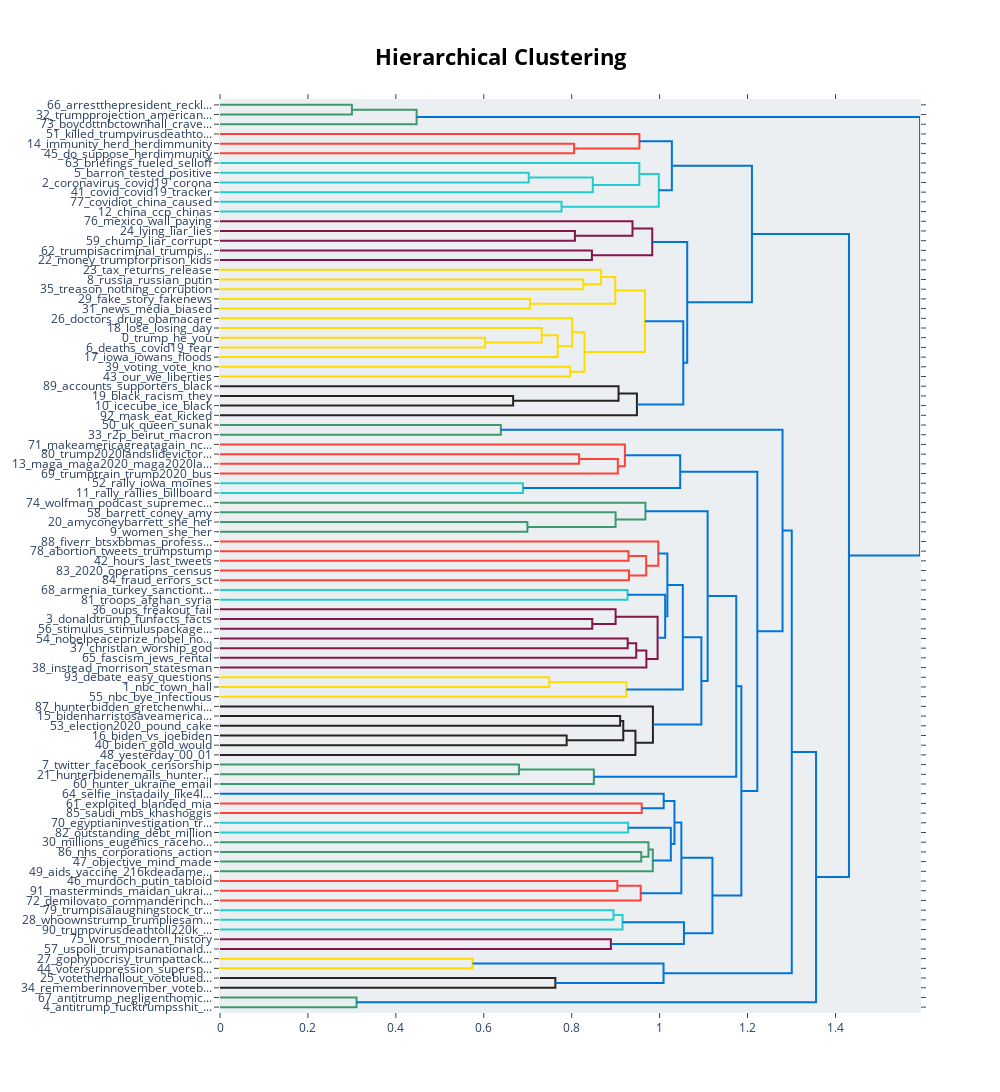

Here is the notebook cell this chart was saved with:
### Code cell
model_eng.visualize_hierarchy()

### Figure 1 — Plotly figure (JSON) as saved in the notebook; plotly's stock layout.template omitted (floating-point values rounded to 4 significant figures)
{"data": [{"hoverinfo": "text", "marker": {"color": "rgb(61,153,112)"}, "mode": "lines", "type": "scatter", "x": [0, 0.3001, 0.3001, 0], "xaxis": "x", "y": [-5, -5, -15, -15], "yaxis": "y"}, {"hoverinfo": "text", "marker": {"color": "rgb(61,153,112)"}, "mode": "lines", "type": "scatter", "x": [0.3001, 0.4472, 0.4472, 0], "xaxis": "x", "y": [-10, -10, -25, -25], "yaxis": "y"}, {"hoverinfo": "text", "marker": {"color": "rgb(255,65,54)"}, "mode": "lines", "type": "scatter", "x": [0, 0.8055, 0.8055, 0], "xaxis": "x", "y": [-45, -45, -55, -55], "yaxis": "y"}, {"hoverinfo": "text", "marker": {"color": "rgb(255,65,54)"}, "mode": "lines", "type": "scatter", "x": [0, 0.954, 0.954, 0.8055], "xaxis": "x", "y": [-35, -35, -50, -50], "yaxis": "y"}, {"hoverinfo": "text", "marker": {"color": "rgb(35,205,205)"}, "mode": "lines", "type": "scatter", "x": [0, 0.7022, 0.7022, 0], "xaxis": "x", "y": [-75, -75, -85, -85], "yaxis": "y"}, {"hoverinfo": "text", "marker": {"color": "rgb(35,205,205)"}, "mode": "lines", "type": "scatter", "x": [0.7022, 0.848, 0.848, 0], "xaxis": "x", "y": [-80, -80, -95, -95], "yaxis": "y"}, {"hoverinfo": "text", "marker": {"color": "rgb(35,205,205)"}, "mode": "lines", "type": "scatter", "x": [0, 0.9538, 0.9538, 0.848], "xaxis": "x", "y": [-65, -65, -87.5, -87.5], "yaxis": "y"}, {"hoverinfo": "text", "marker": {"color": "rgb(35,205,205)"}, "mode": "lines", "type": "scatter", "x": [0, 0.7769, 0.7769, 0], "xaxis": "x", "y": [-105, -105, -115, -115], "yaxis": "y"}, {"hoverinfo": "text", "marker": {"color": "rgb(35,205,205)"}, "mode": "lines", "type": "scatter", "x": [0.9538, 0.998, 0.998, 0.7769], "xaxis": "x", "y": [-76.25, -76.25, -110, -110], "yaxis": "y"}, {"hoverinfo": "text", "marker": {"color": "rgb(0,116,217)"}, "mode": "lines", "type": "scatter", "x": [0.954, 1.028, 1.028, 0.998], "xaxis": "x", "y": [-42.5, -42.5, -93.12, -93.12], "yaxis": "y"}, {"hoverinfo": "text", "marker": {"color": "rgb(133,20,75)"}, "mode": "lines", "type": "scatter", "x": [0, 0.8073, 0.8073, 0], "xaxis": "x", "y": [-135, -135, -145, -145], "yaxis": "y"}, {"hoverinfo": "text", "marker": {"color": "rgb(133,20,75)"}, "mode": "lines", "type": "scatter", "x": [0, 0.9383, 0.9383, 0.8073], "xaxis": "x", "y": [-125, -125, -140, -140], "yaxis": "y"}, {"hoverinfo": "text", "marker": {"color": "rgb(133,20,75)"}, "mode": "lines", "type": "scatter", "x": [0, 0.846, 0.846, 0], "xaxis": "x", "y": [-155, -155, -165, -165], "yaxis": "y"}, {"hoverinfo": "text", "marker": {"color": "rgb(133,20,75)"}, "mode": "lines", "type": "scatter", "x": [0.9383, 0.9833, 0.9833, 0.846], "xaxis": "x", "y": [-132.5, -132.5, -160, -160], "yaxis": "y"}, {"hoverinfo": "text", "marker": {"color": "rgb(255,220,0)"}, "mode": "lines", "type": "scatter", "x": [0, 0.8263, 0.8263, 0], "xaxis": "x", "y": [-185, -185, -195, -195], "yaxis": "y"}, {"hoverinfo": "text", "marker": {"color": "rgb(255,220,0)"}, "mode": "lines", "type": "scatter", "x": [0, 0.8669, 0.8669, 0.8263], "xaxis": "x", "y": [-175, -175, -190, -190], "yaxis": "y"}, {"hoverinfo": "text", "marker": {"color": "rgb(255,220,0)"}, "mode": "lines", "type": "scatter", "x": [0, 0.7052, 0.7052, 0], "xaxis": "x", "y": [-205, -205, -215, -215], "yaxis": "y"}, {"hoverinfo": "text", "marker": {"color": "rgb(255,220,0)"}, "mode": "lines", "type": "scatter", "x": [0.8669, 0.8991, 0.8991, 0.7052], "xaxis": "x", "y": [-182.5, -182.5, -210, -210], "yaxis": "y"}, {"hoverinfo": "text", "marker": {"color": "rgb(255,220,0)"}, "mode": "lines", "type": "scatter", "x": [0, 0.603, 0.603, 0], "xaxis": "x", "y": [-245, -245, -255, -255], "yaxis": "y"}, {"hoverinfo": "text", "marker": {"color": "rgb(255,220,0)"}, "mode": "lines", "type": "scatter", "x": [0, 0.7318, 0.7318, 0.603], "xaxis": "x", "y": [-235, -235, -250, -250], "yaxis": "y"}, {"hoverinfo": "text", "marker": {"color": "rgb(255,220,0)"}, "mode": "lines", "type": "scatter", "x": [0.7318, 0.7682, 0.7682, 0], "xaxis": "x", "y": [-242.5, -242.5, -265, -265], "yaxis": "y"}, {"hoverinfo": "text", "marker": {"color": "rgb(255,220,0)"}, "mode": "lines", "type": "scatter", "x": [0, 0.801, 0.801, 0.7682], "xaxis": "x", "y": [-225, -225, -253.8, -253.8], "yaxis": "y"}, {"hoverinfo": "text", "marker": {"color": "rgb(255,220,0)"}, "mode": "lines", "type": "scatter", "x": [0, 0.7964, 0.7964, 0], "xaxis": "x", "y": [-275, -275, -285, -285], "yaxis": "y"}, {"hoverinfo": "text", "marker": {"color": "rgb(255,220,0)"}, "mode": "lines", "type": "scatter", "x": [0.801, 0.829, 0.829, 0.7964], "xaxis": "x", "y": [-239.4, -239.4, -280, -280], "yaxis": "y"}, {"hoverinfo": "text", "marker": {"color": "rgb(255,220,0)"}, "mode": "lines", "type": "scatter", "x": [0.8991, 0.9665, 0.9665, 0.829], "xaxis": "x", "y": [-196.2, -196.2, -259.7, -259.7], "yaxis": "y"}, {"hoverinfo": "text", "marker": {"color": "rgb(40,35,35)"}, "mode": "lines", "type": "scatter", "x": [0, 0.6668, 0.6668, 0], "xaxis": "x", "y": [-305, -305, -315, -315], "yaxis": "y"}, {"hoverinfo": "text", "marker": {"color": "rgb(40,35,35)"}, "mode": "lines", "type": "scatter", "x": [0, 0.9066, 0.9066, 0.6668], "xaxis": "x", "y": [-295, -295, -310, -310], "yaxis": "y"}, {"hoverinfo": "text", "marker": {"color": "rgb(40,35,35)"}, "mode": "lines", "type": "scatter", "x": [0.9066, 0.9484, 0.9484, 0], "xaxis": "x", "y": [-302.5, -302.5, -325, -325], "yaxis": "y"}, {"hoverinfo": "text", "marker": {"color": "rgb(0,116,217)"}, "mode": "lines", "type": "scatter", "x": [0.9665, 1.054, 1.054, 0.9484], "xaxis": "x", "y": [-228.0, -228.0, -313.8, -313.8], "yaxis": "y"}, {"hoverinfo": "text", "marker": {"color": "rgb(0,116,217)"}, "mode": "lines", "type": "scatter", "x": [0.9833, 1.063, 1.063, 1.054], "xaxis": "x", "y": [-146.2, -146.2, -270.9, -270.9], "yaxis": "y"}, {"hoverinfo": "text", "marker": {"color": "rgb(0,116,217)"}, "mode": "lines", "type": "scatter", "x": [1.028, 1.21, 1.21, 1.063], "xaxis": "x", "y": [-67.81, -67.81, -208.6, -208.6], "yaxis": "y"}, {"hoverinfo": "text", "marker": {"color": "rgb(61,153,112)"}, "mode": "lines", "type": "scatter", "x": [0, 0.6388, 0.6388, 0], "xaxis": "x", "y": [-335, -335, -345, -345], "yaxis": "y"}, {"hoverinfo": "text", "marker": {"color": "rgb(255,65,54)"}, "mode": "lines", "type": "scatter", "x": [0, 0.8168, 0.8168, 0], "xaxis": "x", "y": [-365, -365, -375, -375], "yaxis": "y"}, {"hoverinfo": "text", "marker": {"color": "rgb(255,65,54)"}, "mode": "lines", "type": "scatter", "x": [0.8168, 0.9049, 0.9049, 0], "xaxis": "x", "y": [-370, -370, -385, -385], "yaxis": "y"}, {"hoverinfo": "text", "marker": {"color": "rgb(255,65,54)"}, "mode": "lines", "type": "scatter", "x": [0, 0.9209, 0.9209, 0.9049], "xaxis": "x", "y": [-355, -355, -377.5, -377.5], "yaxis": "y"}, {"hoverinfo": "text", "marker": {"color": "rgb(35,205,205)"}, "mode": "lines", "type": "scatter", "x": [0, 0.689, 0.689, 0], "xaxis": "x", "y": [-395, -395, -405, -405], "yaxis": "y"}, {"hoverinfo": "text", "marker": {"color": "rgb(0,116,217)"}, "mode": "lines", "type": "scatter", "x": [0.9209, 1.047, 1.047, 0.689], "xaxis": "x", "y": [-366.2, -366.2, -400, -400], "yaxis": "y"}, {"hoverinfo": "text", "marker": {"color": "rgb(61,153,112)"}, "mode": "lines", "type": "scatter", "x": [0, 0.6992, 0.6992, 0], "xaxis": "x", "y": [-435, -435, -445, -445], "yaxis": "y"}, {"hoverinfo": "text", "marker": {"color": "rgb(61,153,112)"}, "mode": "lines", "type": "scatter", "x": [0, 0.8999, 0.8999, 0.6992], "xaxis": "x", "y": [-425, -425, -440, -440], "yaxis": "y"}, {"hoverinfo": "text", "marker": {"color": "rgb(61,153,112)"}, "mode": "lines", "type": "scatter", "x": [0, 0.9677, 0.9677, 0.8999], "xaxis": "x", "y": [-415, -415, -432.5, -432.5], "yaxis": "y"}, {"hoverinfo": "text", "marker": {"color": "rgb(255,65,54)"}, "mode": "lines", "type": "scatter", "x": [0, 0.9292, 0.9292, 0], "xaxis": "x", "y": [-465, -465, -475, -475], "yaxis": "y"}, {"hoverinfo": "text", "marker": {"color": "rgb(255,65,54)"}, "mode": "lines", "type": "scatter", "x": [0, 0.9303, 0.9303, 0], "xaxis": "x", "y": [-485, -485, -495, -495], "yaxis": "y"}, {"hoverinfo": "text", "marker": {"color": "rgb(255,65,54)"}, "mode": "lines", "type": "scatter", "x": [0.9292, 0.9694, 0.9694, 0.9303], "xaxis": "x", "y": [-470, -470, -490, -490], "yaxis": "y"}, {"hoverinfo": "text", "marker": {"color": "rgb(255,65,54)"}, "mode": "lines", "type": "scatter", "x": [0, 0.997, 0.997, 0.9694], "xaxis": "x", "y": [-455, -455, -480, -480], "yaxis": "y"}, {"hoverinfo": "text", "marker": {"color": "rgb(35,205,205)"}, "mode": "lines", "type": "scatter", "x": [0, 0.927, 0.927, 0], "xaxis": "x", "y": [-505, -505, -515, -515], "yaxis": "y"}, {"hoverinfo": "text", "marker": {"color": "rgb(133,20,75)"}, "mode": "lines", "type": "scatter", "x": [0, 0.8467, 0.8467, 0], "xaxis": "x", "y": [-535, -535, -545, -545], "yaxis": "y"}, {"hoverinfo": "text", "marker": {"color": "rgb(133,20,75)"}, "mode": "lines", "type": "scatter", "x": [0, 0.8999, 0.8999, 0.8467], "xaxis": "x", "y": [-525, -525, -540, -540], "yaxis": "y"}, {"hoverinfo": "text", "marker": {"color": "rgb(133,20,75)"}, "mode": "lines", "type": "scatter", "x": [0, 0.9273, 0.9273, 0], "xaxis": "x", "y": [-555, -555, -565, -565], "yaxis": "y"}, {"hoverinfo": "text", "marker": {"color": "rgb(133,20,75)"}, "mode": "lines", "type": "scatter", "x": [0.9273, 0.9467, 0.9467, 0], "xaxis": "x", "y": [-560, -560, -575, -575], "yaxis": "y"}, {"hoverinfo": "text", "marker": {"color": "rgb(133,20,75)"}, "mode": "lines", "type": "scatter", "x": [0.9467, 0.9698, 0.9698, 0], "xaxis": "x", "y": [-567.5, -567.5, -585, -585], "yaxis": "y"}, {"hoverinfo": "text", "marker": {"color": "rgb(133,20,75)"}, "mode": "lines", "type": "scatter", "x": [0.8999, 0.9954, 0.9954, 0.9698], "xaxis": "x", "y": [-532.5, -532.5, -576.2, -576.2], "yaxis": "y"}, {"hoverinfo": "text", "marker": {"color": "rgb(0,116,217)"}, "mode": "lines", "type": "scatter", "x": [0.927, 1.013, 1.013, 0.9954], "xaxis": "x", "y": [-510, -510, -554.4, -554.4], "yaxis": "y"}, {"hoverinfo": "text", "marker": {"color": "rgb(0,116,217)"}, "mode": "lines", "type": "scatter", "x": [0.997, 1.018, 1.018, 1.013], "xaxis": "x", "y": [-467.5, -467.5, -532.2, -532.2], "yaxis": "y"}, {"hoverinfo": "text", "marker": {"color": "rgb(255,220,0)"}, "mode": "lines", "type": "scatter", "x": [0, 0.7489, 0.7489, 0], "xaxis": "x", "y": [-595, -595, -605, -605], "yaxis": "y"}, {"hoverinfo": "text", "marker": {"color": "rgb(255,220,0)"}, "mode": "lines", "type": "scatter", "x": [0.7489, 0.9244, 0.9244, 0], "xaxis": "x", "y": [-600, -600, -615, -615], "yaxis": "y"}, {"hoverinfo": "text", "marker": {"color": "rgb(0,116,217)"}, "mode": "lines", "type": "scatter", "x": [1.018, 1.053, 1.053, 0.9244], "xaxis": "x", "y": [-499.8, -499.8, -607.5, -607.5], "yaxis": "y"}, {"hoverinfo": "text", "marker": {"color": "rgb(40,35,35)"}, "mode": "lines", "type": "scatter", "x": [0, 0.9102, 0.9102, 0], "xaxis": "x", "y": [-635, -635, -645, -645], "yaxis": "y"}, {"hoverinfo": "text", "marker": {"color": "rgb(40,35,35)"}, "mode": "lines", "type": "scatter", "x": [0, 0.7885, 0.7885, 0], "xaxis": "x", "y": [-655, -655, -665, -665], "yaxis": "y"}, {"hoverinfo": "text", "marker": {"color": "rgb(40,35,35)"}, "mode": "lines", "type": "scatter", "x": [0.9102, 0.9173, 0.9173, 0.7885], "xaxis": "x", "y": [-640, -640, -660, -660], "yaxis": "y"}, {"hoverinfo": "text", "marker": {"color": "rgb(40,35,35)"}, "mode": "lines", "type": "scatter", "x": [0.9173, 0.945, 0.945, 0], "xaxis": "x", "y": [-650, -650, -675, -675], "yaxis": "y"}, {"hoverinfo": "text", "marker": {"color": "rgb(40,35,35)"}, "mode": "lines", "type": "scatter", "x": [0, 0.9848, 0.9848, 0.945], "xaxis": "x", "y": [-625, -625, -662.5, -662.5], "yaxis": "y"}, {"hoverinfo": "text", "marker": {"color": "rgb(0,116,217)"}, "mode": "lines", "type": "scatter", "x": [1.053, 1.095, 1.095, 0.9848], "xaxis": "x", "y": [-553.7, -553.7, -643.8, -643.8], "yaxis": "y"}, {"hoverinfo": "text", "marker": {"color": "rgb(0,116,217)"}, "mode": "lines", "type": "scatter", "x": [0.9677, 1.109, 1.109, 1.095], "xaxis": "x", "y": [-423.8, -423.8, -598.7, -598.7], "yaxis": "y"}, {"hoverinfo": "text", "marker": {"color": "rgb(61,153,112)"}, "mode": "lines", "type": "scatter", "x": [0, 0.68, 0.68, 0], "xaxis": "x", "y": [-685, -685, -695, -695], "yaxis": "y"}, {"hoverinfo": "text", "marker": {"color": "rgb(61,153,112)"}, "mode": "lines", "type": "scatter", "x": [0.68, 0.8504, 0.8504, 0], "xaxis": "x", "y": [-690, -690, -705, -705], "yaxis": "y"}, {"hoverinfo": "text", "marker": {"color": "rgb(0,116,217)"}, "mode": "lines", "type": "scatter", "x": [1.109, 1.174, 1.174, 0.8504], "xaxis": "x", "y": [-511.2, -511.2, -697.5, -697.5], "yaxis": "y"}, {"hoverinfo": "text", "marker": {"color": "rgb(255,65,54)"}, "mode": "lines", "type": "scatter", "x": [0, 0.9592, 0.9592, 0], "xaxis": "x", "y": [-725, -725, -735, -735], "yaxis": "y"}, {"hoverinfo": "text", "marker": {"color": "rgb(0,116,217)"}, "mode": "lines", "type": "scatter", "x": [0, 1.009, 1.009, 0.9592], "xaxis": "x", "y": [-715, -715, -730, -730], "yaxis": "y"}, {"hoverinfo": "text", "marker": {"color": "rgb(35,205,205)"}, "mode": "lines", "type": "scatter", "x": [0, 0.9284, 0.9284, 0], "xaxis": "x", "y": [-745, -745, -755, -755], "yaxis": "y"}, {"hoverinfo": "text", "marker": {"color": "rgb(61,153,112)"}, "mode": "lines", "type": "scatter", "x": [0, 0.9581, 0.9581, 0], "xaxis": "x", "y": [-775, -775, -785, -785], "yaxis": "y"}, {"hoverinfo": "text", "marker": {"color": "rgb(61,153,112)"}, "mode": "lines", "type": "scatter", "x": [0, 0.9746, 0.9746, 0.9581], "xaxis": "x", "y": [-765, -765, -780, -780], "yaxis": "y"}, {"hoverinfo": "text", "marker": {"color": "rgb(61,153,112)"}, "mode": "lines", "type": "scatter", "x": [0.9746, 0.9845, 0.9845, 0], "xaxis": "x", "y": [-772.5, -772.5, -795, -795], "yaxis": "y"}, {"hoverinfo": "text", "marker": {"color": "rgb(0,116,217)"}, "mode": "lines", "type": "scatter", "x": [0.9284, 1.026, 1.026, 0.9845], "xaxis": "x", "y": [-750, -750, -783.8, -783.8], "yaxis": "y"}, {"hoverinfo": "text", "marker": {"color": "rgb(0,116,217)"}, "mode": "lines", "type": "scatter", "x": [1.009, 1.034, 1.034, 1.026], "xaxis": "x", "y": [-722.5, -722.5, -766.9, -766.9], "yaxis": "y"}, {"hoverinfo": "text", "marker": {"color": "rgb(255,65,54)"}, "mode": "lines", "type": "scatter", "x": [0, 0.9039, 0.9039, 0], "xaxis": "x", "y": [-805, -805, -815, -815], "yaxis": "y"}, {"hoverinfo": "text", "marker": {"color": "rgb(255,65,54)"}, "mode": "lines", "type": "scatter", "x": [0.9039, 0.957, 0.957, 0], "xaxis": "x", "y": [-810, -810, -825, -825], "yaxis": "y"}, {"hoverinfo": "text", "marker": {"color": "rgb(0,116,217)"}, "mode": "lines", "type": "scatter", "x": [1.034, 1.049, 1.049, 0.957], "xaxis": "x", "y": [-744.7, -744.7, -817.5, -817.5], "yaxis": "y"}, {"hoverinfo": "text", "marker": {"color": "rgb(35,205,205)"}, "mode": "lines", "type": "scatter", "x": [0, 0.895, 0.895, 0], "xaxis": "x", "y": [-835, -835, -845, -845], "yaxis": "y"}, {"hoverinfo": "text", "marker": {"color": "rgb(35,205,205)"}, "mode": "lines", "type": "scatter", "x": [0.895, 0.9157, 0.9157, 0], "xaxis": "x", "y": [-840, -840, -855, -855], "yaxis": "y"}, {"hoverinfo": "text", "marker": {"color": "rgb(133,20,75)"}, "mode": "lines", "type": "scatter", "x": [0, 0.8891, 0.8891, 0], "xaxis": "x", "y": [-865, -865, -875, -875], "yaxis": "y"}, {"hoverinfo": "text", "marker": {"color": "rgb(0,116,217)"}, "mode": "lines", "type": "scatter", "x": [0.9157, 1.055, 1.055, 0.8891], "xaxis": "x", "y": [-847.5, -847.5, -870, -870], "yaxis": "y"}, {"hoverinfo": "text", "marker": {"color": "rgb(0,116,217)"}, "mode": "lines", "type": "scatter", "x": [1.049, 1.12, 1.12, 1.055], "xaxis": "x", "y": [-781.1, -781.1, -858.8, -858.8], "yaxis": "y"}, {"hoverinfo": "text", "marker": {"color": "rgb(0,116,217)"}, "mode": "lines", "type": "scatter", "x": [1.174, 1.186, 1.186, 1.12], "xaxis": "x", "y": [-604.4, -604.4, -819.9, -819.9], "yaxis": "y"}, {"hoverinfo": "text", "marker": {"color": "rgb(0,116,217)"}, "mode": "lines", "type": "scatter", "x": [1.047, 1.222, 1.222, 1.186], "xaxis": "x", "y": [-383.1, -383.1, -712.1, -712.1], "yaxis": "y"}, {"hoverinfo": "text", "marker": {"color": "rgb(0,116,217)"}, "mode": "lines", "type": "scatter", "x": [0.6388, 1.28, 1.28, 1.222], "xaxis": "x", "y": [-340, -340, -547.6, -547.6], "yaxis": "y"}, {"hoverinfo": "text", "marker": {"color": "rgb(255,220,0)"}, "mode": "lines", "type": "scatter", "x": [0, 0.5746, 0.5746, 0], "xaxis": "x", "y": [-885, -885, -895, -895], "yaxis": "y"}, {"hoverinfo": "text", "marker": {"color": "rgb(40,35,35)"}, "mode": "lines", "type": "scatter", "x": [0, 0.7628, 0.7628, 0], "xaxis": "x", "y": [-905, -905, -915, -915], "yaxis": "y"}, {"hoverinfo": "text", "marker": {"color": "rgb(0,116,217)"}, "mode": "lines", "type": "scatter", "x": [0.5746, 1.009, 1.009, 0.7628], "xaxis": "x", "y": [-890, -890, -910, -910], "yaxis": "y"}, {"hoverinfo": "text", "marker": {"color": "rgb(0,116,217)"}, "mode": "lines", "type": "scatter", "x": [1.28, 1.301, 1.301, 1.009], "xaxis": "x", "y": [-443.8, -443.8, -900, -900], "yaxis": "y"}, {"hoverinfo": "text", "marker": {"color": "rgb(61,153,112)"}, "mode": "lines", "type": "scatter", "x": [0, 0.3106, 0.3106, 0], "xaxis": "x", "y": [-925, -925, -935, -935], "yaxis": "y"}, {"hoverinfo": "text", "marker": {"color": "rgb(0,116,217)"}, "mode": "lines", "type": "scatter", "x": [1.301, 1.356, 1.356, 0.3106], "xaxis": "x", "y": [-671.9, -671.9, -930, -930], "yaxis": "y"}, {"hoverinfo": "text", "marker": {"color": "rgb(0,116,217)"}, "mode": "lines", "type": "scatter", "x": [1.21, 1.431, 1.431, 1.356], "xaxis": "x", "y": [-138.2, -138.2, -801.0, -801.0], "yaxis": "y"}, {"hoverinfo": "text", "marker": {"color": "rgb(0,116,217)"}, "mode": "lines", "type": "scatter", "x": [0.4472, 1.592, 1.592, 1.431], "xaxis": "x", "y": [-17.5, -17.5, -469.6, -469.6], "yaxis": "y"}], "layout": {"autosize": false, "height": 1610, "hoverlabel": {"bgcolor": "white", "font": {"family": "Rockwell", "size": 16}}, "hovermode": "closest", "plot_bgcolor": "#ECEFF1", "showlegend": false, "title": {"font": {"color": "Black", "size": 22}, "text": "<b>Hierarchical Clustering</b>", "x": 0.5, "xanchor": "center", "yanchor": "top"}, "width": 1000, "xaxis": {"mirror": "allticks", "rangemode": "tozero", "showgrid": false, "showline": true, "showticklabels": true, "ticks": "outside", "type": "linear", "zeroline": false}, "yaxis": {"mirror": "allticks", "range": [-940, 0], "rangemode": "tozero", "showgrid": false, "showline": true, "showticklabels": true, "tickmode": "array", "ticks": "outside", "ticktext": ["66_arrestthepresident_reckl...", "32_trumpprojection_american...", "73_boycottnbctownhall_crave...", "51_killed_trumpvirusdeathto...", "14_immunity_herd_herdimmunity", "45_do_suppose_herdimmunity", "63_briefings_fueled_selloff", "5_barron_tested_positive", "2_coronavirus_covid19_corona", "41_covid_covid19_tracker", "77_covidiot_china_caused", "12_china_ccp_chinas", "76_mexico_wall_paying", "24_lying_liar_lies", "59_chump_liar_corrupt", "62_trumpisacriminal_trumpis...", "22_money_trumpforprison_kids", "23_tax_returns_release", "8_russia_russian_putin", "35_treason_nothing_corruption", "29_fake_story_fakenews", "31_news_media_biased", "26_doctors_drug_obamacare", "18_lose_losing_day", "0_trump_he_you", "6_deaths_covid19_fear", "17_iowa_iowans_floods", "39_voting_vote_kno", "43_our_we_liberties", "89_accounts_supporters_black", "19_black_racism_they", "10_icecube_ice_black", "92_mask_eat_kicked", "50_uk_queen_sunak", "33_r2p_beirut_macron", "71_makeamericagreatagain_nc...", "80_trump2020landslidevictor...", "13_maga_maga2020_maga2020la...", "69_trumptrain_trump2020_bus", "52_rally_iowa_moines", "11_rally_rallies_billboard", "74_wolfman_podcast_supremec...", "58_barrett_coney_amy", "20_amyconeybarrett_she_her", "9_women_she_her", "88_fiverr_btsxbbmas_profess...", "78_abortion_tweets_trumpstump", "42_hours_last_tweets", "83_2020_operations_census", "84_fraud_errors_sct", "68_armenia_turkey_sanctiont...", "81_troops_afghan_syria", "36_oups_freakout_fail", "3_donaldtrump_funfacts_facts", "56_stimulus_stimuluspackage...", "54_nobelpeaceprize_nobel_no...", "37_christian_worship_god", "65_fascism_jews_rental", "38_instead_morrison_statesman", "93_debate_easy_questions", "1_nbc_town_hall", "55_nbc_bye_infectious", "87_hunterbidden_gretchenwhi...", "15_bidenharristosaveamerica...", "53_election2020_pound_cake", "16_biden_vs_joebiden", "40_biden_gold_would", "48_yesterday_00_01", "7_twitter_facebook_censorship", "21_hunterbidenemails_hunter...", "60_hunter_ukraine_email", "64_selfie_instadaily_like4l...", "61_exploited_blanded_mia", "85_saudi_mbs_khashoggis", "70_egyptianinvestigation_tr...", "82_outstanding_debt_million", "30_millions_eugenics_raceho...", "86_nhs_corporations_action", "47_objective_mind_made", "49_aids_vaccine_216kdeadame...", "46_murdoch_putin_tabloid", "91_masterminds_maidan_ukrai...", "72_demilovato_commanderinch...", "79_trumpisalaughingstock_tr...", "28_whoownstrump_trumpliesam...", "90_trumpvirusdeathtoll220k_...", "75_worst_modern_history", "57_uspoli_trumpisanationald...", "27_gophypocrisy_trumpattack...", "44_votersuppression_supersp...", "25_votethemallout_voteblued...", "34_rememberinnovember_voteb...", "67_antitrump_negligenthomic...", "4_antitrump_fucktrumpsshit_..."], "tickvals": [-5, -15, -25, -35, -45, -55, -65, -75, -85, -95, -105, -115, -125, -135, -145, -155, -165, -175, -185, -195, -205, -215, -225, -235, -245, -255, -265, -275, -285, -295, -305, -315, -325, -335, -345, -355, -365, -375, -385, -395, -405, -415, -425, -435, -445, -455, -465, -475, -485, -495, -505, -515, -525, -535, -545, -555, -565, -575, -585, -595, -605, -615, -625, -635, -645, -655, -665, -675, -685, -695, -705, -715, -725, -735, -745, -755, -765, -775, -785, -795, -805, -815, -825, -835, -845, -855, -865, -875, -885, -895, -905, -915, -925, -935], "type": "linear", "zeroline": false}}}
